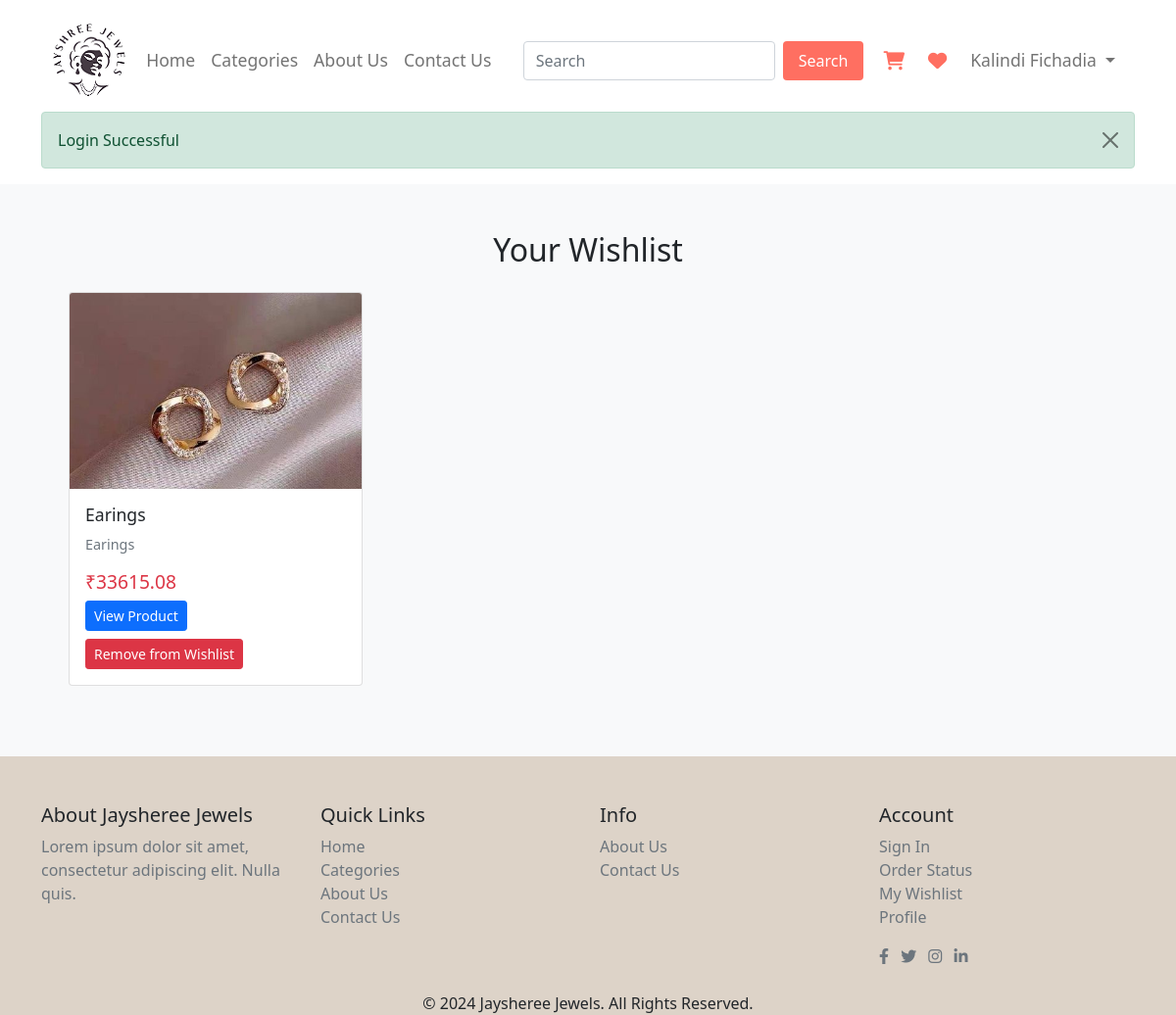
The page /user/wishlist.php (signed in) on the database as committed earlier.
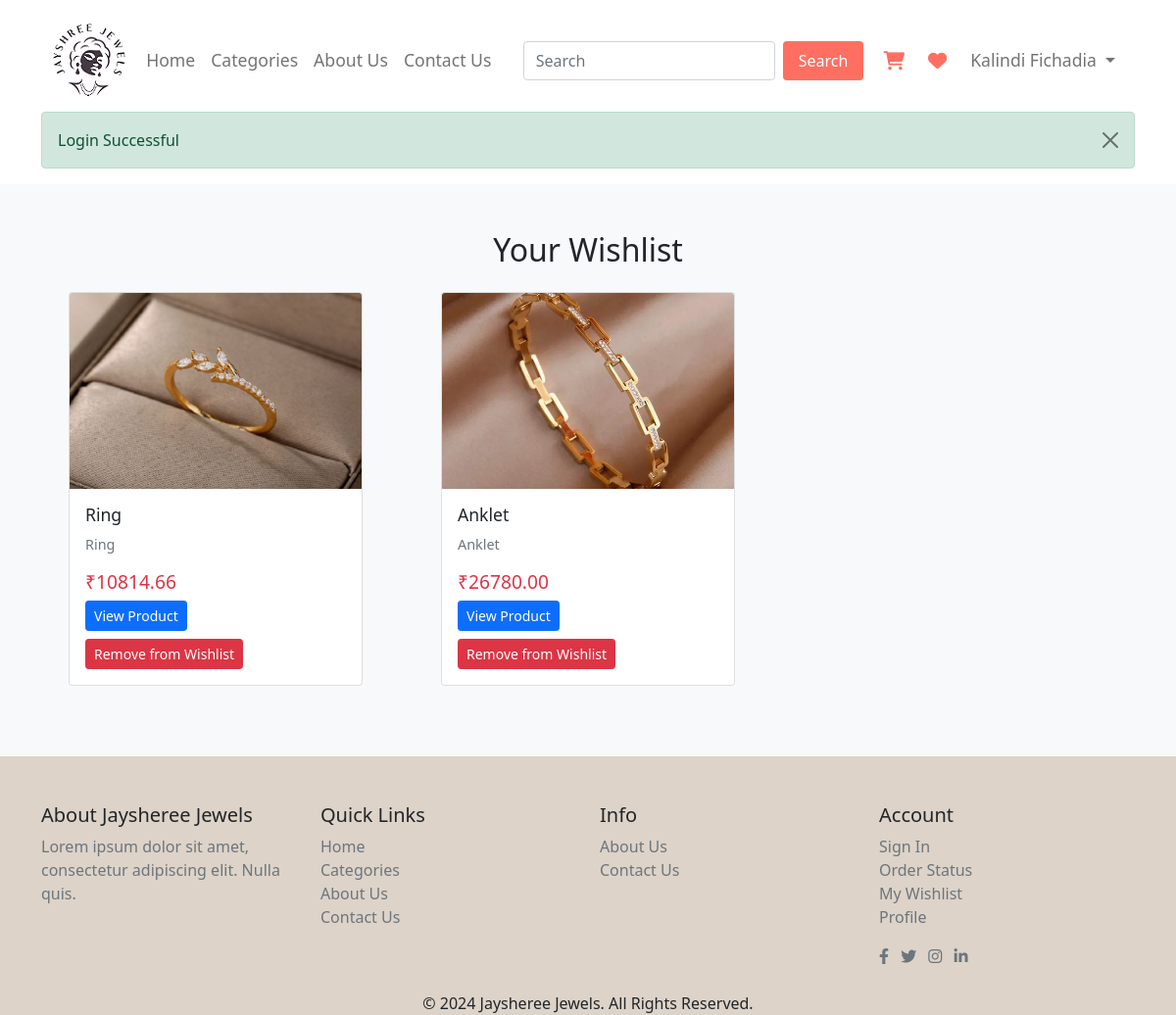
The same page on the database as committed later.
### tables this page shows
CREATE TABLE `user_tbl` (
  `u_id` int(5) NOT NULL,
  `u_code` varchar(10) NOT NULL,
  `u_fullname` varchar(100) NOT NULL,
  `u_gender` varchar(10) NOT NULL,
  `u_email` varchar(100) NOT NULL,
  `u_mobile` varchar(10) NOT NULL,
  `u_address` varchar(500) NOT NULL,
  `u_city` varchar(30) NOT NULL,
  `u_state` varchar(30) NOT NULL,
  `u_pincode` varchar(6) NOT NULL,
  `u_password` varchar(12) NOT NULL,
  `u_image` varchar(200) NOT NULL,
  `u_status` varchar(20) NOT NULL,
  `u_role` varchar(10) NOT NULL
);

CREATE TABLE `product_tbl` (
  `p_id` int(10) NOT NULL,
  `p_code` varchar(10) NOT NULL,
  `p_name` varchar(100) NOT NULL,
  `p_c_code` varchar(10) NOT NULL,
  `p_type` varchar(30) NOT NULL,
  `p_gross_weight` decimal(10,3) NOT NULL,
  `p_diamond_weight` decimal(5,3) NOT NULL,
  `p_diamond_pices` int(5) NOT NULL,
  `p_purity` varchar(50) NOT NULL,
  `p_gold_weight` decimal(5,2) NOT NULL,
  `p_gold_price` decimal(10,2) NOT NULL,
  `p_diamond_price` decimal(10,2) NOT NULL,
  `p_making_charge` decimal(10,2) NOT NULL,
  `p_overhead_charges` decimal(10,2) NOT NULL,
  `p_base_price` decimal(10,2) NOT NULL,
  `p_tax` decimal(10,2) NOT NULL,
  `p_total_price` decimal(10,2) NOT NULL,
  `p_diamond_color` varchar(30) NOT NULL,
  `p_stock` int(5) NOT NULL,
  `p_discount` int(5) NOT NULL,
  `p_image` varchar(100) NOT NULL,
  `p_status` varchar(10) NOT NULL
);

CREATE TABLE `category_tbl` (
  `c_id` int(11) NOT NULL,
  `c_code` varchar(10) NOT NULL,
  `c_name` varchar(255) NOT NULL,
  `c_gender` varchar(10) NOT NULL,
  `c_image` varchar(255) DEFAULT NULL,
  `c_status` varchar(10) NOT NULL
);

### user/wishlist.php (the view, shortened to what this page needs)
<?php
include_once 'header.php';
include_once '../conn.php';
    ?>
<section class="wishlisted-products py-5 bg-light">
    <div class="container">
        <h2 class="mb-4 text-center">Your Wishlist</h2>
        <div class="row">
            <?php
            if (isset($_SESSION['user_username'])) {
                $email = $_SESSION['user_username'];
                $q = "SELECT * FROM product_tbl P
                              INNER JOIN category_tbl C ON P.p_c_code = C.c_code
                              WHERE p_code IN (SELECT w_p_code FROM wishlist_tbl WHERE w_username = '$email')";
                $result = mysqli_query($con, $q);
                while ($r = mysqli_fetch_assoc($result)) {
                    ?>
                    <div class="col-md-4">
                        <div class="product-item card mb-4">
                            <img src="<?php echo $r['p_image']; ?>" class="card-img-top img-fluid" alt="<?php echo $r['p_name']; ?>">
                            <div class="card-body">
                                <h5 class="card-title"><?php echo $r['p_name']; ?></h5>
                                <p class="text-muted"><?php echo $r['c_name']; ?></p>
                                <h4 class="text-danger">₹<?php echo $r['p_total_price']; ?></h4>
                                <form method="GET">
                                    <a href="single-product.php?p_code=<?php echo $r['p_code']; ?>"
                                        class="btn btn-primary btn-sm">View Product</a>
                                    <button type="submit" class="btn btn-danger btn-sm mt-2">Remove from Wishlist</button>
                                </form>
                            </div>
                        </div>
                    </div>
                <?php }
            } ?>
        </div>
    </div>
</section>
<?php
include_once 'footer.php';
?>

### user/header.php (shortened to what this page needs)
<?php
include_once "../conn.php";
        ?>
<!DOCTYPE html>
<html lang="en">
<head>
    <link rel="stylesheet" href="../css/bootstrap.min.css">
    <link rel="stylesheet" href="../css/user_style.css">
    <link rel="stylesheet" href="https://cdnjs.cloudflare.com/ajax/libs/font-awesome/6.0.0-beta3/css/all.min.css">
</head>
<body class="d-flex flex-column min-vh-100">
    <header>
        <div class="container flex-grow-1">
            <nav class="navbar navbar-expand-lg navbar-light pt-4">
                <div class="container">
                    <a href="index.php"><img src="../images/logo1.png" alt="Jayshree Jewels" class="img-fluid"></a>
                    <div class="collapse navbar-collapse" id="navbarNav">
                        <ul class="navbar-nav mx-auto">
                            <li class="nav-item">
                                <a class="nav-link" href="index.php" data-page="home">Home</a>
                            </li>
                            <li class="nav-item">
                                <a class="nav-link" href="category.php" data-page="categories">Categories</a>
                            </li>
                            <li class="nav-item">
                                <a class="nav-link" href="aboutUs.php" data-page="about">About Us</a>
                            </li>
                            <li class="nav-item">
                                <a class="nav-link" href="contactUs.php" data-page="contact">Contact Us</a>
                            </li>
                        </ul>
                        <form class="d-flex ms-auto" action="search.php" method="GET">
                            <input class="form-control me-2" type="search" placeholder="Search" aria-label="Search"
                                name="search">
                            <button class="buy-now" type="submit">Search</button>
                        </form>
                        <ul class="navbar-nav ms-auto d-flex align-items-center">
                            <li class="nav-item nav-icons">
                                <a class="nav-link" href="cart.php">
                                    <i class="fas fa-shopping-cart"></i>
                                </a>
                            </li>
                            <li class="nav-item nav-icons">
                                <a class="nav-link" href="wishlist.php">
                                    <i class="fas fa-heart"></i>
                                </a>
                            </li>
                            <li class="nav-item dropdown">
                                <?php
                                if (isset($_SESSION['user_username'])) {
                                    $email = $_SESSION['user_username'];
                                    $q = "select * from user_tbl where u_email='$email'";
                                    $result = mysqli_query($con, $q);
                                    if (mysqli_num_rows($result)) {
                                        $r = mysqli_fetch_assoc($result)
                                            ?>
                                        <a class="nav-link dropdown-toggle" href="#" id="navbarDropdown" role="button"
                                            data-bs-toggle="dropdown" aria-expanded="false">
                                            <?php echo $r['u_fullname']; ?>
                                        </a>
                                        <?php
                                    }
                                } else {
                                    ?>
                                <li class="nav-item">
                                    <a class="nav-link" href="../signin.php">signin</a>
                                </li>
                                <?php
                                }
                                ?>
                            </li>
                        </ul>
                    </div>
                </div>
            </nav>
        </div>
    </header>
    <div class="container">
        <div class="row">
            <div class="col-12">
                <?php
                if (isset($_COOKIE['success'])) {
                    ?>
                    <div class="alert alert-success alert-dismissible fade show" role="alert">
                        <strong></strong> <?php echo $_COOKIE['success']; ?>
                        <button type="button" class="btn-close" data-dismiss="alert" aria-label="Close">
                        </button>
                    </div>
                    <?php
                }
                    ?>
            </div>
        </div>
    </div>

### user/footer.php
    <footer class=" bg-footer text-dark mt-auto pt-5">
        <div class="container">
            <div class="row">
                <div class="col-md-3">
                    <h5>About Jaysheree Jewels</h5>
                    <p class="text-secondary">Lorem ipsum dolor sit amet, consectetur adipiscing elit. Nulla quis.</p>
                </div>
                <div class="col-md-3">
                    <h5>Quick Links</h5>
                    <ul class="list-unstyled">
                        <li><a href="index.php" class="text-secondary">Home</a></li>
                        <li><a href="category.php" class="text-secondary">Categories</a></li>
                        <li><a href="aboutUs.php" class="text-secondary">About Us</a></li>
                        <li><a href="contactUs.php" class="text-secondary">Contact Us</a></li>
                    </ul>
                </div>
                <div class="col-md-3">
                    <h5>Info</h5>
                    <ul class="list-unstyled">
                        <li><a href="aboutUs.php" class="text-secondary">About Us</a></li>
                        <li><a href="contactUs.php" class="text-secondary">Contact Us</a></li>
                    </ul>
                  </div>
                <div class="col-md-3">
                    <h5>Account</h5>
                    <ul class="list-unstyled">
                        <li><a href="../signin.php" class="text-secondary">Sign In</a></li>
                        <li><a href="order-history.php" class="text-secondary">Order Status</a></li>
                        <li><a href="wishlist.php" class="text-secondary">My Wishlist</a></li>
                        <li><a href="profile.php" class="text-secondary">Profile</a></li>
                    </ul>
                    <div class="social-icons mt-3">
                        <a href="#" class="text-secondary me-2"><i class="fab fa-facebook-f"></i></a>
                        <a href="#" class="text-secondary me-2"><i class="fab fa-twitter"></i></a>
                        <a href="#" class="text-secondary me-2"><i class="fab fa-instagram"></i></a>
                        <a href="#" class="text-secondary"><i class="fab fa-linkedin-in"></i></a>
                    </div>
                </div>
            </div>
            <div class="row mt-4">
                <div class="col text-center">
                    <p class="mb-0">&copy; 2024 Jaysheree Jewels. All Rights Reserved.</p>
                </div>
            </div>
        </div>
    </footer>
</body>
</html>

### css/user_style.css (style rules this page uses)
body { overflow-x: hidden; }
.navbar-nav { white-space: nowrap; }
.nav-icons .nav-link { display: flex; align-items: center; padding: 0.5rem 1rem; }
.nav-icons .nav-link i { font-size: 1.2rem; margin-right: 0.5rem; color: #ff6f61; }
.navbar { padding: 15px 0; }
.navbar-nav .nav-link { color: #6b5841; font-size: 1.1em; padding: 0 20px; }
.navbar-nav .nav-link.active { color: #a47b61; font-weight: bold; }
.buy-now { background-color: #ff6f61; color: #fff; padding: 0.5rem 1rem; border: none; border-radius: 4px; cursor: pointer; font-size: 1rem; transition: background-color 0.3s; }
body { display: flex; flex-direction: column; min-height: 100vh; }
.bg-footer { background-color: #ddd3c8; color: #fff; }
.wishlisted-products { background-color: #f8f9fa; padding: 3rem 0; }
.product-item { max-width: 300px; margin: auto; }
.product-item .card-img-top { max-height: 200px; object-fit: cover; }
.product-item .card-title { font-size: 1.1rem; }
.product-item .text-muted { font-size: 0.9rem; }
.product-item .text-danger { font-size: 1.2rem; }
.product-item .btn { font-size: 0.875rem; }

Rows that differ between the two databases and show on the page:
no longer on this page (row edited): product_tbl: p_image (picture), p_name "Earings", category_tbl.c_name "Earings", p_total_price "33615.08"
now on this page (row edited): product_tbl: p_image (picture), p_name "Ring", category_tbl.c_name "Ring", p_total_price "10814.66"
now on this page (row edited): product_tbl: p_image (picture), p_name "Anklet", category_tbl.c_name "Anklet", p_total_price "26780.00"
